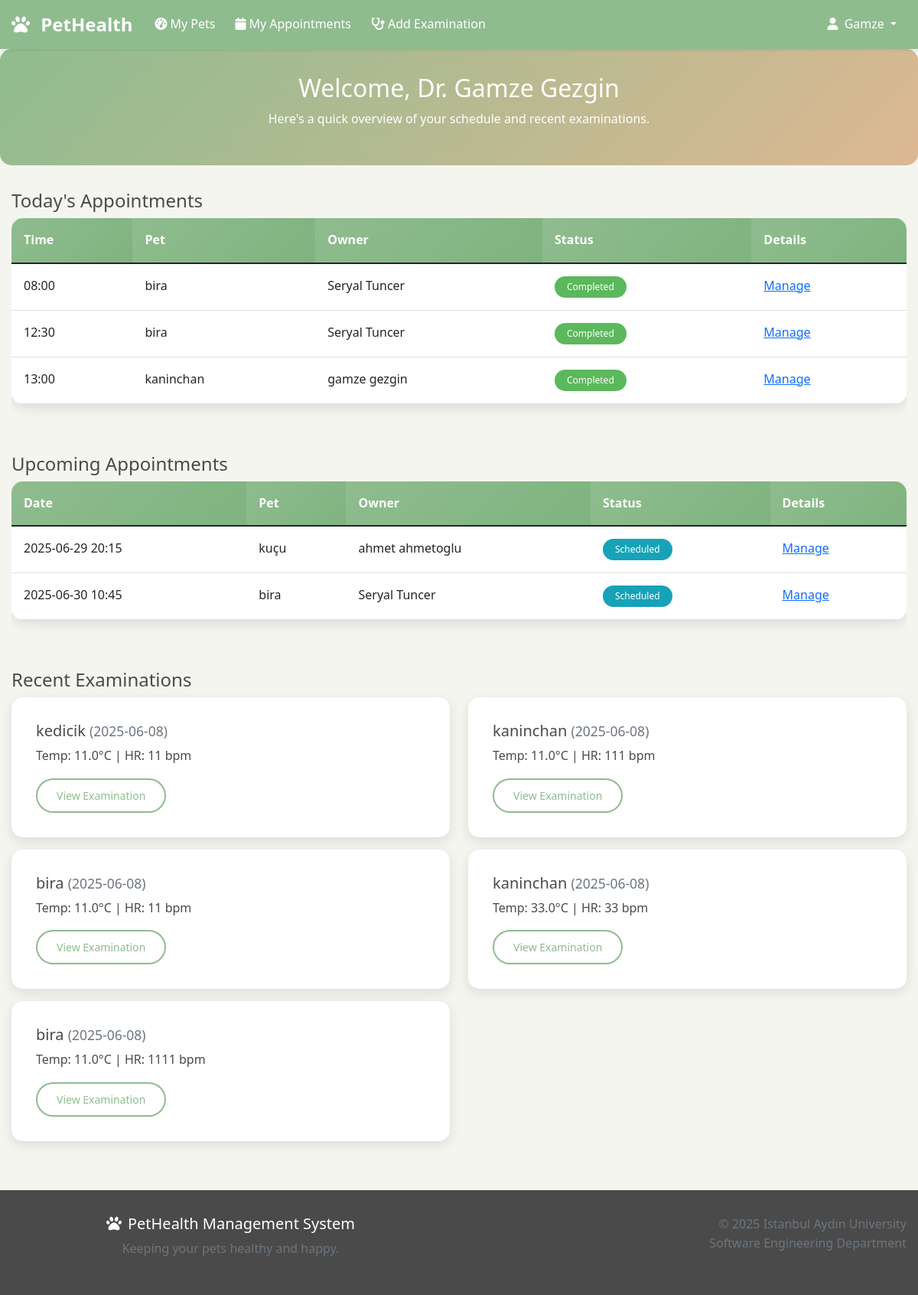
Page /vet-dashboard/ (signed in) on the committed database.
### main/models.py (models this page shows, shortened)
class Appointment(models.Model):
    STATUS_CHOICES = [
        ('scheduled', 'Scheduled'),
        ('completed', 'Completed'),
        ('cancelled', 'Cancelled'),
        ('no_show', 'No Show'),
    ]
    pet = models.ForeignKey(Pet, on_delete=models.CASCADE, related_name='appointments')
    veterinarian = models.ForeignKey(Veterinarian, on_delete=models.CASCADE, related_name='appointments')
    appointment_date = models.DateTimeField()
    status = models.CharField(max_length=20, choices=STATUS_CHOICES, default='scheduled')
    reason = models.TextField(help_text="Reason for the appointment")
    notes = models.TextField(blank=True)
    created_at = models.DateTimeField(auto_now_add=True)
    updated_at = models.DateTimeField(auto_now=True)
    class Meta:
        ordering = ['appointment_date']

class Pet(models.Model):
    SPECIES_CHOICES = [
        ('dog', 'Dog'),
        ('cat', 'Cat'),
        ('bird', 'Bird'),
        ('rabbit', 'Rabbit'),
        ('fish', 'Fish'),
        ('hamster', 'Hamster'),
        ('other', 'Other'),
    ]
    GENDER_CHOICES = [
        ('male', 'Male'),
        ('female', 'Female'),
    ]
    owner = models.ForeignKey(User, on_delete=models.CASCADE, related_name='pets')
    name = models.CharField(max_length=100)
    species = models.CharField(max_length=20, choices=SPECIES_CHOICES)
    breed = models.CharField(max_length=100, blank=True)
    gender = models.CharField(max_length=10, choices=GENDER_CHOICES)
    birthdate = models.DateField()
    weight = models.DecimalField(max_digits=5, decimal_places=2, help_text="Weight in kg")
    color = models.CharField(max_length=50, blank=True)
    microchip_id = models.CharField(max_length=50, blank=True)
    photo = models.ImageField(upload_to='pet_photos/', blank=True)
    created_at = models.DateTimeField(auto_now_add=True)

class Examination(models.Model):
    pet = models.ForeignKey(Pet, on_delete=models.CASCADE, related_name='examinations')
    veterinarian = models.ForeignKey(Veterinarian, on_delete=models.CASCADE, related_name='examinations')
    appointment = models.OneToOneField(Appointment, on_delete=models.SET_NULL, null=True, blank=True)
    examination_date = models.DateTimeField(default=timezone.now)
    weight = models.DecimalField(max_digits=5, decimal_places=2, help_text="Weight in kg")
    temperature = models.DecimalField(max_digits=4, decimal_places=1, help_text="Temperature in Celsius")
    heart_rate = models.IntegerField(help_text="Heart rate per minute")
    examination_notes = models.TextField()
    created_at = models.DateTimeField(auto_now_add=True)
    class Meta:
        ordering = ['-examination_date']

### main/views.py (the view)
# urls.py: path('vet-dashboard/', views.vet_dashboard, name='vet_dashboard'),
@login_required
def vet_dashboard(request):
    try:
        veterinarian = Veterinarian.objects.get(user=request.user)
        today_appointments = Appointment.objects.filter(
            veterinarian=veterinarian,
            appointment_date__date=timezone.now().date()
        ).order_by('appointment_date')
        upcoming_appointments = Appointment.objects.filter(
            veterinarian=veterinarian,
            appointment_date__gt=timezone.now(),
            status='scheduled'
        ).order_by('appointment_date')[:10]
        recent_examinations = Examination.objects.filter(
            veterinarian=veterinarian
        ).order_by('-examination_date')[:5]
        context = {
            'veterinarian': veterinarian,
            'today_appointments': today_appointments,
            'upcoming_appointments': upcoming_appointments,
            'recent_examinations': recent_examinations,
        }
        return render(request, 'vet_dashboard.html', context)
    except Veterinarian.DoesNotExist:
        messages.error(request, 'Veterinarian profile not found.')
        return redirect('home')

### templates/vet_dashboard.html (shortened to what this page needs)
{% extends 'base.html' %}
{% load static %}
{% block content %}
<section class="dashboard-header text-center">
  <div class="container">
    <h2>Welcome, Dr. {{ user.get_full_name }}</h2>
    <p>Here's a quick overview of your schedule and recent examinations.</p>
  </div>
</section>
<div class="container">
  <div class="mb-5">
    <h4>Today's Appointments</h4>
    {% if today_appointments %}
    <div class="table-responsive">
      <table class="table">
        <thead>
          <tr>
            <th>Time</th>
            <th>Pet</th>
            <th>Owner</th>
            <th>Status</th>
            <th>Details</th>
          </tr>
        </thead>
        <tbody>
          {% for appt in today_appointments %}
          <tr>
            <td>{{ appt.appointment_date|time:"H:i" }}</td>
            <td>{{ appt.pet.name }}</td>
            <td>{{ appt.pet.owner.get_full_name }}</td>
            <td><span class="badge badge-{{ appt.status }}">{{ appt.status|capfirst }}</span></td>
            <td><a href="{% url 'manage_appointment' appt.id %}">Manage</a></td>
          </tr>
          {% endfor %}
        </tbody>
      </table>
    </div>
    {% else %}
    <p>No appointments for today.</p>
    {% endif %}
  </div>
  <div class="mb-5">
    <h4>Upcoming Appointments</h4>
    {% if upcoming_appointments %}
    <div class="table-responsive">
      <table class="table">
        <thead>
          <tr>
            <th>Date</th>
            <th>Pet</th>
            <th>Owner</th>
            <th>Status</th>
            <th>Details</th>
          </tr>
        </thead>
        <tbody>
          {% for appt in upcoming_appointments %}
          <tr>
            <td>{{ appt.appointment_date|date:"Y-m-d H:i" }}</td>
            <td>{{ appt.pet.name }}</td>
            <td>{{ appt.pet.owner.get_full_name }}</td>
            <td><span class="badge badge-{{ appt.status }}">{{ appt.status|capfirst }}</span></td>
            <td><a href="{% url 'manage_appointment' appt.id %}">Manage</a></td>
          </tr>
          {% endfor %}
        </tbody>
      </table>
    </div>
    {% else %}
    <p>No upcoming appointments.</p>
    {% endif %}
  </div>
  <div class="mb-5">
    <h4>Recent Examinations</h4>
    {% if recent_examinations %}
    <div class="row">
      {% for exam in recent_examinations %}
      <div class="col-md-6">
        <div class="card mb-3">
          <div class="card-body">
            <h5 class="card-title">{{ exam.pet.name }} <small class="text-muted">({{ exam.examination_date|date:"Y-m-d" }})</small></h5>
            <p class="card-text">Temp: {{ exam.temperature }}°C | HR: {{ exam.heart_rate }} bpm</p>
            <a href="{% url 'examination_detail' exam.id %}" class="btn btn-outline-primary btn-sm">View Examination</a>
          </div>
        </div>
      </div>
      {% endfor %}
    </div>
    {% else %}
    <p>No recent examinations.</p>
    {% endif %}
  </div>
</div>
{% endblock %}

### templates/base.html (shortened to what this page needs)
{% load static %}
<!DOCTYPE html>
<html lang="en">
  <head>
    <link
      href="https://cdn.jsdelivr.net/npm/bootstrap@5.1.3/dist/css/bootstrap.min.css"
      rel="stylesheet"
    />
    <link
      rel="stylesheet"
      href="https://cdnjs.cloudflare.com/ajax/libs/font-awesome/6.0.0/css/all.min.css"
    />
    <link rel="stylesheet" href="{% static 'css/style.css' %}" />
  </head>
  <body>
    <nav class="navbar navbar-expand-lg navbar-dark">
      <div class="container">
        <a class="navbar-brand" href="{% url 'home' %}">
          <i class="fas fa-paw me-2"></i>
          PetHealth
        </a>
        <div class="collapse navbar-collapse" id="navbarNav">
          <ul class="navbar-nav me-auto">
            {% if user.is_authenticated %}
            <li class="nav-item">
              <a class="nav-link" href="{% if user.userprofile.is_veterinarian %}{% url 'vet_patients' %}{% else %}{% url 'dashboard' %}{% endif %}">
                <i class="fas fa-tachometer-alt me-1"></i>My Pets
              </a>
            </li>
            {% if not user.userprofile.is_veterinarian %}
            <li class="nav-item">
              <a class="nav-link" href="{% url 'schedule_appointment' %}">
                <i class="fas fa-calendar-plus me-1"></i>Schedule Appointment
              </a>
            </li>
            <li class="nav-item">
              <a class="nav-link" href="{% url 'my_appointments' %}">
                <i class="fas fa-calendar me-1"></i>My Appointments
              </a>
            </li>
            {% else %}
            <li class="nav-item">
              <a class="nav-link" href="{% url 'vet_dashboard' %}">
                <i class="fas fa-calendar me-1"></i>My Appointments
              </a>
            </li>
            <li class="nav-item">
              <a class="nav-link" href="{% url 'add_examination' %}">
                <i class="fas fa-stethoscope me-1"></i>Add Examination
              </a>
            </li>
            {% endif %} {% endif %}
          </ul>
          <ul class="navbar-nav">
            {% if user.is_authenticated %}
            <li class="nav-item dropdown">
              <a
                class="nav-link dropdown-toggle"
                href="#"
                role="button"
                data-bs-toggle="dropdown"
              >
                <i class="fas fa-user me-1"></i>{% if user.first_name %}
                                                  {{ user.first_name }}
                                                {% else %}
                                                  {{ user.username }}
                                                {% endif %}
              </a>
            </li>
            {% else %}
            <li class="nav-item">
              <a class="nav-link" href="{% url 'login' %}">
                <i class="fas fa-sign-in-alt me-1"></i>Login
              </a>
            </li>
            {% endif %}
          </ul>
        </div>
      </div>
    </nav>
    <main>{% block content %} {% endblock %}</main>
    <footer class="footer mt-5">
      <div class="container">
        <div class="row">
          <div class="col-md-6">
            <h5><i class="fas fa-paw me-2"></i>PetHealth Management System</h5>
            <p class="text-muted">Keeping your pets healthy and happy.</p>
          </div>
          <div class="col-md-6 text-md-end">
            <p class="text-muted">
              &copy; 2025 Istanbul Aydın University<br />
              Software Engineering Department
            </p>
          </div>
        </div>
      </div>
    </footer>
  </body>
</html>

### static/css/style.css (style rules this page uses)
:root { --primary-color: #8fbc8f; --secondary-color: #f5f5f0; --accent-color: #ddb892; --text-dark: #4a4a4a; --text-light: #666; --border-color: #e0e0e0; --success-color: #5cb85c; --warning-color: #f0ad4e; --danger-color: #d9534f; }
body { font-family: "Segoe UI", Tahoma, Geneva, Verdana, sans-serif; background-color: var(--secondary-color); color: var(--text-dark); line-height: 1.6; }
.container { max-width: 1200px; margin: 0 auto; padding: 0 15px; }
.navbar { background-color: var(--primary-color) !important; }
.navbar-brand { font-weight: bold; font-size: 1.5rem; }
.navbar-nav .nav-link { color: white !important; margin: 0 5px; border-radius: 5px; transition: background-color 0.3s ease; }
.card { border: none; border-radius: 15px; box-shadow: 0 5px 15px rgba(0, 0, 0, 0.1); transition: transform 0.3s ease, box-shadow 0.3s ease; margin-bottom: 2rem; }
.card-body { padding: 2rem; }
.btn { border-radius: 25px; padding: 10px 25px; font-weight: 500; text-decoration: none; transition: all 0.3s ease; border: none; }
.btn-outline-primary { border: 2px solid var(--primary-color); color: var(--primary-color); background: transparent; }
.dashboard-header { background: linear-gradient( 135deg, var(--primary-color), var(--accent-color) ); color: white; padding: 2rem 0; margin-bottom: 2rem; border-radius: 15px; }
.table { background: white; border-radius: 15px; overflow: hidden; box-shadow: 0 5px 15px rgba(0, 0, 0, 0.1); }
.table thead th { background: linear-gradient(135deg, var(--primary-color), #7fb37f); color: white; border: none; padding: 1rem; }
.table tbody td { padding: 1rem; border-color: var(--border-color); }
.badge { padding: 0.5rem 1rem; border-radius: 20px; font-weight: 500; }
.badge-scheduled { background-color: #17a2b8; color: white; }
.badge-completed { background-color: var(--success-color); color: white; }
.footer { background-color: var(--text-dark); color: white; padding: 2rem 0; margin-top: 4rem; text-align: center; }

### rows in the picture
Appointment: appointment_date "08:00", pet.name "bira", pet.owner.get_full_name "Seryal Tuncer", status "Completed"
Appointment: appointment_date "12:30", pet.name "bira", pet.owner.get_full_name "Seryal Tuncer", status "Completed"
Appointment: appointment_date "13:00", pet.name "kaninchan", pet.owner.get_full_name "gamze gezgin", status "Completed"
Appointment: appointment_date "2025-06-29 20:15", pet.name "kuçu", pet.owner.get_full_name "ahmet ahmetoglu", status "Scheduled"
Appointment: appointment_date "2025-06-30 10:45", pet.name "bira", pet.owner.get_full_name "Seryal Tuncer", status "Scheduled"
Examination: pet.name "kedicik", examination_date "2025-06-08", temperature "11.0", heart_rate "11"
Examination: pet.name "kaninchan", examination_date "2025-06-08", temperature "11.0", heart_rate "111"
Examination: pet.name "bira", examination_date "2025-06-08", temperature "11.0", heart_rate "11"
Examination: pet.name "kaninchan", examination_date "2025-06-08", temperature "33.0", heart_rate "33"
Examination: pet.name "bira", examination_date "2025-06-08", temperature "11.0", heart_rate "1111"

### other values in the picture
{{ user.first_name }} "Gamze"
{{ user.get_full_name }} "Gamze Gezgin"
